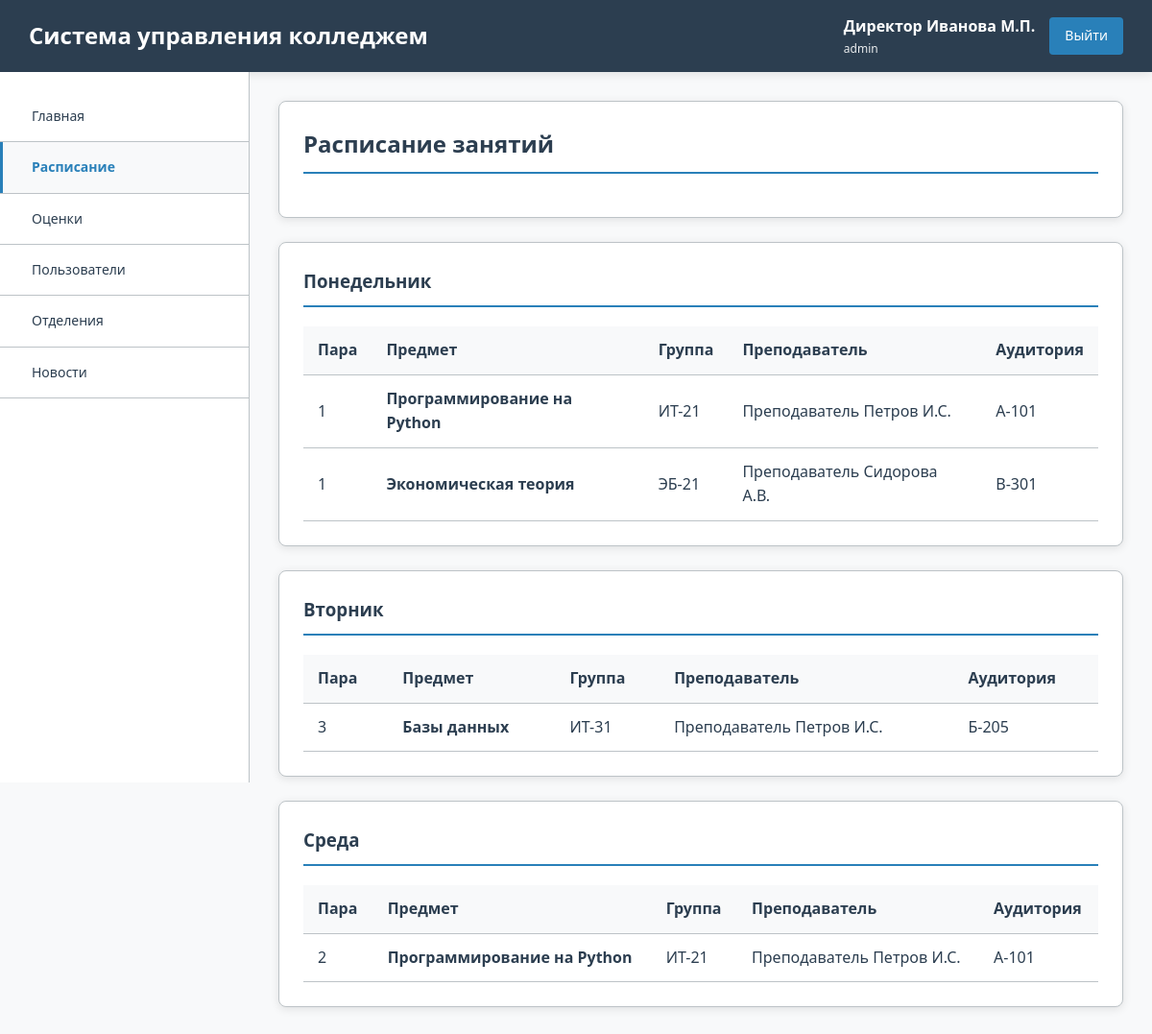
The page /schedule.php (signed in) on the database its author committed.
### tables this page shows
CREATE TABLE schedules (
    id INT AUTO_INCREMENT PRIMARY KEY,
    group_id INT,
    subject_id INT,
    teacher_id INT,
    day_of_week INT NOT NULL,
    lesson_number INT NOT NULL,
    room VARCHAR(20),
    start_date DATE,
    end_date DATE,
    created_at TIMESTAMP DEFAULT CURRENT_TIMESTAMP,
    FOREIGN KEY (group_id) REFERENCES groups(id),
    FOREIGN KEY (subject_id) REFERENCES subjects(id),
    FOREIGN KEY (teacher_id) REFERENCES users(id)
);

CREATE TABLE subjects (
    id INT AUTO_INCREMENT PRIMARY KEY,
    name VARCHAR(100) NOT NULL,
    department_id INT,
    hours INT NOT NULL,
    semester INT NOT NULL,
    created_at TIMESTAMP DEFAULT CURRENT_TIMESTAMP,
    FOREIGN KEY (department_id) REFERENCES departments(id)
);

CREATE TABLE groups (
    id INT AUTO_INCREMENT PRIMARY KEY,
    name VARCHAR(50) NOT NULL,
    department_id INT,
    course INT NOT NULL,
    curator_id INT,
    created_at TIMESTAMP DEFAULT CURRENT_TIMESTAMP,
    FOREIGN KEY (department_id) REFERENCES departments(id),
    FOREIGN KEY (curator_id) REFERENCES users(id)
);

CREATE TABLE users (
    id INT AUTO_INCREMENT PRIMARY KEY,
    username VARCHAR(50) NOT NULL UNIQUE,
    password VARCHAR(255) NOT NULL,
    role ENUM('admin', 'teacher', 'student', 'staff') NOT NULL,
    full_name VARCHAR(100) NOT NULL,
    email VARCHAR(100),
    phone VARCHAR(20),
    created_at TIMESTAMP DEFAULT CURRENT_TIMESTAMP
);

### config.php (called while the page is built, shortened)
<?php
function isAdmin() {
    return isset($_SESSION['role']) && $_SESSION['role'] === 'admin';
}
function escape($data) {
    return htmlspecialchars($data, ENT_QUOTES, 'UTF-8');
}
?>

### schedule.php (the view, shortened to what this page needs)
<?php
require_once 'header.php';
$day_names = ['Понедельник', 'Вторник', 'Среда', 'Четверг', 'Пятница', 'Суббота'];
if (isStudent()) {
    $student_id = $_SESSION['user_id'];
    $schedule = $pdo->query("SELECT s.*, sub.name as subject_name, u.full_name as teacher_name, g.name as group_name
                           FROM schedules s
                           JOIN subjects sub ON s.subject_id = sub.id
                           JOIN users u ON s.teacher_id = u.id
                           JOIN groups g ON s.group_id = g.id
                           WHERE s.group_id IN (SELECT id FROM groups WHERE name LIKE '%21%')
                           ORDER BY s.day_of_week, s.lesson_number")->fetchAll();
} else {
    $schedule = $pdo->query("SELECT s.*, sub.name as subject_name, u.full_name as teacher_name, g.name as group_name
                           FROM schedules s
                           JOIN subjects sub ON s.subject_id = sub.id
                           JOIN users u ON s.teacher_id = u.id
                           JOIN groups g ON s.group_id = g.id
                           ORDER BY s.day_of_week, s.lesson_number")->fetchAll();
}
$grouped_schedule = [];
foreach ($schedule as $lesson) {
    $day = $lesson['day_of_week'];
    if (!isset($grouped_schedule[$day])) {
        $grouped_schedule[$day] = [];
    }
    $grouped_schedule[$day][] = $lesson;
}
?>
<div class="card">
    <h2>Расписание занятий</h2>
</div>
<?php if (empty($schedule)): ?>
    <div class="card">
        <p style="text-align: center; color: #666; padding: 20px;">Расписание пока не составлено</p>
    </div>
<?php else: ?>
    <?php foreach ($grouped_schedule as $day => $lessons): ?>
        <div class="card">
            <h3><?php echo $day_names[$day-1]; ?></h3>
            <table>
                <thead>
                    <tr>
                        <th>Пара</th>
                        <th>Предмет</th>
                        <th>Группа</th>
                        <th>Преподаватель</th>
                        <th>Аудитория</th>
                    </tr>
                </thead>
                <tbody>
                    <?php foreach ($lessons as $lesson): ?>
                    <tr>
                        <td><?php echo $lesson['lesson_number']; ?></td>
                        <td><strong><?php echo escape($lesson['subject_name']); ?></strong></td>
                        <td><?php echo escape($lesson['group_name']); ?></td>
                        <td><?php echo isset($lesson['teacher_name']) ? escape($lesson['teacher_name']) : '-'; ?></td>
                        <td><?php echo escape($lesson['room']); ?></td>
                    </tr>
                    <?php endforeach; ?>
                </tbody>
            </table>
        </div>
    <?php endforeach; ?>
<?php endif; ?>
</div>
</body>
</html>

### header.php (shortened to what this page needs)
<?php
if (!isset($pdo)) {
    require_once 'config.php';
}
$current_page = basename($_SERVER['PHP_SELF']);
?>
<!DOCTYPE html>
<html lang="ru">
<head>
    <link rel="stylesheet" href="college_style.css">
</head>
<body>
    <div class="header">
        <h1>Система управления колледжем</h1>
        <div class="user-info">
            <div>
                <div class="user-name"><?php echo escape($_SESSION['full_name']); ?></div>
                <div class="user-role"><?php echo escape($_SESSION['role']); ?></div>
            </div>
            <a href="?logout" class="logout-btn">Выйти</a>
        </div>
    </div>
    <div class="sidebar">
        <ul>
            <li><a href="dashboard.php" class="<?php echo $current_page == 'dashboard.php' ? 'active' : ''; ?>"> Главная</a></li>
            <?php if (isAdmin() || isTeacher()): ?>
            <li><a href="schedule.php" class="<?php echo $current_page == 'schedule.php' ? 'active' : ''; ?>"> Расписание</a></li>
            <li><a href="grades.php" class="<?php echo $current_page == 'grades.php' ? 'active' : ''; ?>"> Оценки</a></li>
            <?php endif; ?>
            <?php if (isAdmin()): ?>
            <li><a href="users.php" class="<?php echo $current_page == 'users.php' ? 'active' : ''; ?>"> Пользователи</a></li>
            <li><a href="departments.php" class="<?php echo $current_page == 'departments.php' ? 'active' : ''; ?>"> Отделения</a></li>
            <?php endif; ?>
            <li><a href="news.php" class="<?php echo $current_page == 'news.php' ? 'active' : ''; ?>">Новости</a></li>
        </ul>
    </div>
    <div class="main-content">

### college_style.css (style rules this page uses)
:root { --primary-color: #2c3e50; --primary-light: #34495e; --secondary-color: #2980b9; --accent-color: #27ae60; --warning-color: #e67e22; --danger-color: #e74c3c; --light-color: #ecf0f1; --dark-color: #2c3e50; --border-color: #bdc3c7; --shadow: 0 2px 10px rgba(0,0,0,0.1); --shadow-hover: 0 5px 20px rgba(0,0,0,0.15); }
* { margin: 0; padding: 0; box-sizing: border-box; }
body { font-family: 'Segoe UI', Tahoma, Geneva, Verdana, sans-serif; background: #f8f9fa; color: var(--dark-color); line-height: 1.6; }
.header { background: var(--primary-color); color: white; padding: 15px 30px; display: flex; justify-content: space-between; align-items: center; box-shadow: var(--shadow); }
.header h1 { font-size: 24px; font-weight: 600; }
.user-info { display: flex; align-items: center; gap: 15px; }
.user-name { font-weight: 600; }
.user-role { font-size: 12px; opacity: 0.9; }
.logout-btn { background: var(--secondary-color); color: white; padding: 8px 16px; border: none; border-radius: 4px; cursor: pointer; text-decoration: none; font-size: 14px; }
.sidebar { background: white; border-right: 1px solid var(--border-color); width: 260px; height: calc(100vh - 60px); position: fixed; padding: 20px 0; overflow-y: auto; }
.sidebar ul { list-style: none; }
.sidebar li { border-bottom: 1px solid var(--border-color); }
.sidebar a { color: var(--dark-color); text-decoration: none; display: block; padding: 15px 30px; transition: all 0.3s; font-size: 14px; border-left: 3px solid transparent; }
.sidebar a.active { background: #f8f9fa; border-left-color: var(--secondary-color); color: var(--secondary-color); font-weight: 600; }
.main-content { margin-left: 260px; padding: 30px; min-height: calc(100vh - 60px); }
.card { background: white; padding: 25px; border-radius: 8px; box-shadow: var(--shadow); margin-bottom: 25px; border: 1px solid var(--border-color); }
.card h2, .card h3 { color: var(--primary-color); margin-bottom: 20px; padding-bottom: 10px; border-bottom: 2px solid var(--secondary-color); }
table { width: 100%; border-collapse: collapse; margin-top: 15px; }
th, td { padding: 12px 15px; text-align: left; border-bottom: 1px solid var(--border-color); }
th { background: #f8f9fa; font-weight: 600; color: var(--primary-color); }

### rows shown on the page
schedules: lesson_number "1", subject.name "Программирование на Python", group.name "ИТ-21", teacher.full_name "Преподаватель Петров И.С.", room "А-101"
schedules: lesson_number "1", subject.name "Экономическая теория", group.name "ЭБ-21", teacher.full_name "Преподаватель Сидорова А.В.", room "В-301"
schedules: lesson_number "3", subject.name "Базы данных", group.name "ИТ-31", teacher.full_name "Преподаватель Петров И.С.", room "Б-205"
schedules: day_of_week "Среда", lesson_number "2", subject.name "Программирование на Python", group.name "ИТ-21", teacher.full_name "Преподаватель Петров И.С.", room "А-101"

### other values the page prints
$_SESSION['full_name'] "Директор Иванова М.П."
$_SESSION['role'] "admin"
$day_names[$day-1] "Понедельник"
$day_names[$day-1] "Вторник"
